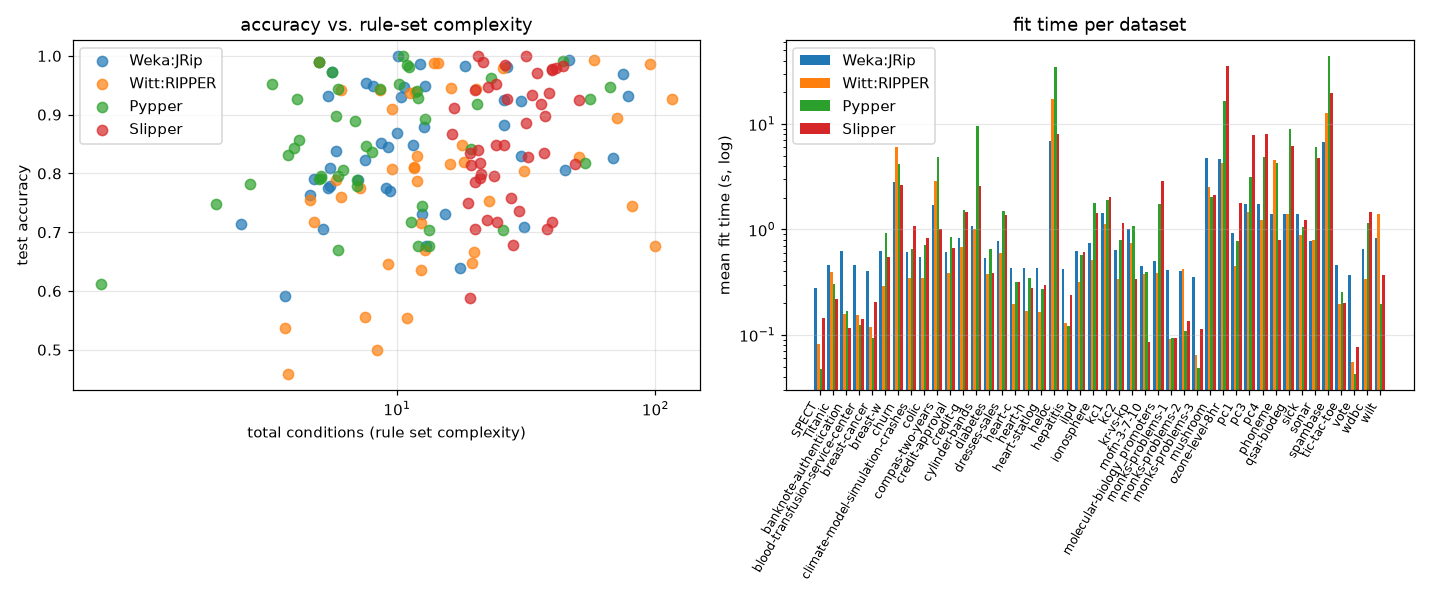

Write the Python code that produced this figure.
"""
examples/demo_ripper_comparison.py
===================================

Four RIPPER-family rule learners (Slipper included -- Cohen & Singer's
own confidence-rated-boosting follow-up to RIPPER, not a separate
family), cross-validated
through `pyrulearn.experiments.runner.run_cv` (shared per-fold
binarization, per-fit timeout, uniform measurement, fold caching) on
every small/medium binary dataset in `pyrulearn.experiments.catalog`
(44 of them, by default -- `--datasets` widens or narrows the selection,
e.g. to `small,medium` for 83 datasets including multi-class, or `all`
for the full 100-dataset catalog, sized for a strong machine running
overnight rather than a quick check) -- this demo picks the learners,
the datasets, and what to report; everything else is the shared
infrastructure:

- **Weka:JRip**   -- Weka's `weka.classifiers.rules.JRip`, via
                     `pyrulearn.interfaces.weka.WekaJRip` (subprocess,
                     needs a local Weka install -- see `WEKA_JAR`/
                     `WEKA_JAVA` below).
- **Witt:RIPPER** -- the `wittgenstein` package's RIPPER, via
                     `pyrulearn.interfaces.wittgenstein.WittRIPPER`.
                     Natively binary; the local subclass below overrides
                     `_default_model` so `fit(data)` (as `run_cv` always
                     calls it, no `model=`) auto-dispatches to
                     `ConceptModel` for a binary target or `ConceptSet`
                     (one-vs-rest) for multi-class, so one learner
                     instance handles every dataset here.
- **Pypper**      -- pyrulearn's own RIPPER re-implementation
                     (`pyrulearn.learners.seco.Pypper`): IREP* growth/
                     pruning plus `ReplaceReviseOptimization`, per class
                     inside a least-frequent-first ordered decomposition.
- **Slipper**     -- pyrulearn's own SLIPPER (Cohen & Singer, 1999):
                     confidence-rated boosting of rules
                     (`pyrulearn.learners.boosting.Slipper`).

`IMod:Slipper` (`imodels`' `SlipperClassifier`, `pyrulearn.interfaces.
imodels.IModSlipper` -- despite the name, a different algorithm from the
native `Slipper` above, see its own docstring) is deliberately **not**
in that main comparison: `run_preliminary_slipper_check` fits it against
the native `Slipper` on `PRELIM_DATASETS` (a handful of small, few-
feature datasets, so this check itself stays quick) first, and its
result -- consistently much slower, for no accuracy gain (on a couple of
sampled larger datasets it was 20-60x slower than every other learner
here, once timing out outright at a 60s budget on a plain 1,000-row
dataset) -- is the report's own argument for excluding it, not an
unexplained absence. It's binary-only regardless (see `IModSlipper`'s
docstring), so it would have needed dropping from any multi-class run
anyway.

All four main-comparison learners see the identical per-fold
`BooleanDataRepresentation` (`build_dataspec`/`binarize`, `MAX_INTERVALS`
discretization) -- no learner here gets the raw, non-binarized data.
That comparison (a learner's own intrinsic numeric handling vs. our
discretization) is a deliberately separate, later demo
(`examples/REVISION_PLAN.md`'s comparison (e)); this one used to also
run Weka JRip on raw data (`jrip_native`) as a preview of that, which is
why the two are related but no longer why they're the same script.

Run: `python examples/demo_ripper_comparison.py` (needs Weka installed
at `WEKA_JAR`/`WEKA_JAVA` below, plus the `experiments`, `wittgenstein`
and `imodels` extras).
"""

from __future__ import annotations

import os
from typing import Optional

import numpy as np

from pyrulearn.experiments.catalog import Catalog
from pyrulearn.experiments.report import render_results_table, render_setup_section
from pyrulearn.experiments.runner import run_cv
from pyrulearn.experiments.stats import critical_difference_diagram, mean_rank
from pyrulearn.interfaces.imodels import IModSlipper
from pyrulearn.interfaces.weka import WekaJRip
from pyrulearn.interfaces.wittgenstein import WittRIPPER as _WittRIPPERBase
from pyrulearn.learners.boosting import Slipper
from pyrulearn.learners.seco import Pypper
from pyrulearn.models import ConceptModel, ConceptSet

WEKA_JAVA = r"C:\Program Files\Weka-3-8-7\jre\jre-25.0.2-full\bin\java.exe"
WEKA_JAR = r"C:\Program Files\Weka-3-8-7\weka.jar"

RANDOM_STATE = 0
N_FOLDS = 10             # cheap now that IMod:Slipper -- the one slow learner -- is out of the main run
MAX_INTERVALS = 6        # numeric-feature discretization (build_dataspec)
FIT_TIMEOUT = 180.0      # seconds, per (dataset, fold, learner) -- Weka's JVM startup included

# Slipper vs. IMod:Slipper preliminary check -- see run_preliminary_slipper_check().
# Small, low-feature-count datasets (feature count, not row count, is
# what made IMod:Slipper slow in testing -- e.g. it took ~19s/fit on the
# 208-row but 60-numeric-attribute `sonar`, vs. ~5s/fit on the larger but
# 19-attribute `hepatitis`), so this stays quick even though IMod:Slipper
# is in it.
PRELIM_DATASETS = ["breast-cancer", "heart-statlog", "hepatitis", "vote"]
PRELIM_FOLDS = 3
PRELIM_TIMEOUT = 90.0

HERE = os.path.dirname(__file__)
REPORT_PATH = os.path.join(HERE, "demo_ripper_comparison_report.md")
PLOT_PATH = os.path.join(HERE, "demo_ripper_comparison.png")
CD_PLOT_PATH = os.path.join(HERE, "demo_ripper_comparison_cd.png")
CACHE_DIR = os.path.join(HERE, "_ripper_comparison_cache")

# Default: every small/medium (<=10,000 rows) binary dataset in the
# catalog -- 44 of them as of this writing (25 small + 19 medium; see
# Catalog.default().summary()). --datasets overrides this, e.g.
# '--datasets small,medium' (83, binary and multi-class both --
# exercises Witt:RIPPER's multi-class dispatch) or '--datasets all'
# (100 -- includes >10,000-row datasets, an overnight-on-a-strong-
# machine run, not a quick one).
DEFAULT_DATASETS_SPEC = "binary,small,medium"


def _build_description(datasets, prelim_verdict: str) -> str:
    n_binary = sum(1 for d in datasets if d.task == "binary")
    n_multiclass = len(datasets) - n_binary
    dataset_count = (f"{len(datasets)} binary" if n_multiclass == 0
                    else f"{n_binary} binary and {n_multiclass} multi-class")
    return f"""\
Four RIPPER-family rule learners -- Weka:JRip, Witt:RIPPER,
Pypper, Slipper -- compared on {dataset_count} datasets from
`pyrulearn.experiments.catalog`
(default: {DEFAULT_DATASETS_SPEC!r}; `--datasets` overrides the selection,
e.g. 'small,medium' or 'all' -- see the module docstring for what those add).

A fifth, IMod:Slipper (`imodels`' SlipperClassifier), is checked
separately first against the native Slipper on a handful of small,
low-feature-count datasets, then left out of the main comparison below --
see "Why IMod:Slipper isn't in the main comparison". {prelim_verdict}

Protocol: `{N_FOLDS}`-fold stratified cross-validation
(`pyrulearn.experiments.runner.run_cv`), one `DataSpec` per training fold
(`build_dataspec(max_intervals={MAX_INTERVALS})`), the test fold binarized
against that same `DataSpec` -- every learner sees the identical
Boolean feature matrix per fold, so differences reflect the algorithms,
not the data preparation. Each fit is capped at {FIT_TIMEOUT:.0f}s; a
timeout or an exception is recorded as a failure, not fatal to the run.

Measures: test accuracy, rule count, total condition count, fit time
(seconds, JVM startup included for Weka:JRip). Witt:RIPPER auto-dispatches
one-vs-rest for multi-class (see the module docstring); every other
learner handles multi-class natively.
"""


class WittRIPPER(_WittRIPPERBase):
    """`WittRIPPER`, but `fit(data)` with no `model=` (as `run_cv` always
    calls it) picks `ConceptModel` for a binary target, `ConceptSet`
    (one-vs-rest) for multi-class -- see the module docstring."""

    def _default_model(self, data) -> type:
        return ConceptModel if len(np.unique(np.asarray(data.y))) <= 2 else ConceptSet


def build_learners():
    return [
        WekaJRip(jar=WEKA_JAR, java=WEKA_JAVA),
        WittRIPPER(random_state=RANDOM_STATE),
        Pypper(random_state=RANDOM_STATE),
        Slipper(random_state=RANDOM_STATE),
    ]


LEARNER_ORDER = ["Weka:JRip", "Witt:RIPPER", "Pypper", "Slipper"]
COLORS = dict(zip(LEARNER_ORDER, ["tab:blue", "tab:orange", "tab:green", "tab:red"]))


def select_datasets(spec: Optional[str] = None):
    return Catalog.default().parse(spec or DEFAULT_DATASETS_SPEC, random_state=RANDOM_STATE)


def run_preliminary_slipper_check():
    """Fits the native `Slipper` against `IMod:Slipper` on
    `PRELIM_DATASETS`, and returns `(results, verdict)` -- `results` the
    usual long-format `run_cv` table (just these two learners, these
    datasets), `verdict` a plain-English sentence built from the actual
    numbers (never a canned claim) comparing their mean accuracy and
    mean fit time, for both the report and the module `DESCRIPTION`.
    """
    datasets = Catalog.default().select(names=PRELIM_DATASETS)
    results = run_cv([Slipper(random_state=RANDOM_STATE), IModSlipper(random_state=RANDOM_STATE)],
                     datasets, n_folds=PRELIM_FOLDS, fit_timeout=PRELIM_TIMEOUT,
                     max_intervals=MAX_INTERVALS, random_state=RANDOM_STATE, cache_dir=CACHE_DIR)
    by_learner = results.groupby("learner").agg(accuracy=("accuracy", "mean"), fit_time=("fit_time", "mean"))
    slipper, imod = by_learner.loc["Slipper"], by_learner.loc["IMod:Slipper"]
    ratio = imod["fit_time"] / slipper["fit_time"] if slipper["fit_time"] else float("inf")
    acc_cmp = ("no more accurate" if imod["accuracy"] <= slipper["accuracy"] else "more accurate")
    verdict = (
        f"Across {len(datasets)} datasets ({PRELIM_FOLDS}-fold), IMod:Slipper was {acc_cmp} than "
        f"Slipper (mean accuracy {imod['accuracy']:.3f} vs. {slipper['accuracy']:.3f}) while taking "
        f"{ratio:.0f}x as long per fit ({imod['fit_time']:.2f}s vs. {slipper['fit_time']:.2f}s, mean) "
        f"-- not worth its cost at the scale of the main comparison below."
    )
    return results, verdict


def write_report(results, datasets, prelim_results, prelim_verdict: str) -> None:
    task_by_name = {d.name: d.task for d in datasets}
    results = results.copy()
    results["conds_per_rule"] = results["n_conditions"] / results["n_rules"]

    lines = ["# RIPPER-family comparison: Weka:JRip / Witt:RIPPER / Pypper / Slipper\n\n"]
    lines.append(render_setup_section(_build_description(datasets, prelim_verdict)))
    lines.append(f"![accuracy vs. complexity, fit time per dataset]({os.path.basename(PLOT_PATH)})\n\n")
    lines.append(f"![critical-difference diagram (accuracy)]({os.path.basename(CD_PLOT_PATH)})\n\n")

    lines.append("## Why IMod:Slipper isn't in the main comparison\n\n")
    lines.append(f"{prelim_verdict}\n\n")
    lines.append(render_results_table(prelim_results, ["accuracy", "fit_time"], group_by="learner"))
    lines.append("\n")

    lines.append("## Per-dataset results (mean across folds)\n\n")
    lines.append(render_results_table(
        results, ["accuracy", "n_rules", "n_conditions", "conds_per_rule", "fit_time"]))
    lines.append("\n")

    lines.append("## Mean ranks (accuracy, failures tied for last)\n\n")
    ranks = mean_rank(results, "accuracy")
    lines.append("| learner | mean rank |\n|---|--:|\n")
    for learner, rank in ranks.items():
        lines.append(f"| {learner} | {rank:.2f} |\n")
    lines.append("\n")

    binary_names = {d.name for d in datasets if task_by_name.get(d.name) == "binary"}
    multiclass_names = {d.name for d in datasets if task_by_name.get(d.name) == "multiclass"}
    if binary_names and multiclass_names:  # only worth a section when the run actually mixes both
        lines.append("## Mean accuracy by target type\n\n")
        lines.append("| learner | binary | multi-class |\n|---|--:|--:|\n")
        for learner in LEARNER_ORDER:
            sub = results[results["learner"] == learner]
            bin_acc = sub[sub["dataset"].isin(binary_names)]["accuracy"].mean()
            multi_acc = sub[sub["dataset"].isin(multiclass_names)]["accuracy"].mean()
            fmt = lambda v: f"{v:.3f}" if v == v else "n/a"  # noqa: E731 -- v == v is False for NaN
            lines.append(f"| {learner} | {fmt(bin_acc)} | {fmt(multi_acc)} |\n")

    with open(REPORT_PATH, "w", encoding="utf-8") as f:
        f.writelines(lines)
    print(f"Report -> {REPORT_PATH}")


def write_plots(results) -> None:
    try:
        import matplotlib
        matplotlib.use("Agg")
        import matplotlib.pyplot as plt
    except ImportError:
        return

    per_pair = results.groupby(["dataset", "learner"], as_index=False).mean(numeric_only=True)

    fig, (ax1, ax2) = plt.subplots(1, 2, figsize=(13, 5.5))
    for learner in LEARNER_ORDER:
        sub = per_pair[per_pair["learner"] == learner].dropna(subset=["accuracy"])
        if len(sub):
            ax1.scatter(sub["n_conditions"], sub["accuracy"], label=learner,
                       color=COLORS[learner], alpha=0.7, s=45)
    ax1.set_xlabel("total conditions (rule set complexity)")
    ax1.set_ylabel("test accuracy")
    ax1.set_title("accuracy vs. rule-set complexity")
    ax1.set_xscale("symlog")
    ax1.legend()
    ax1.grid(alpha=0.3)

    names = sorted(per_pair["dataset"].unique())
    x = np.arange(len(names))
    w = 0.8 / len(LEARNER_ORDER)
    for i, learner in enumerate(LEARNER_ORDER):
        sub = per_pair[per_pair["learner"] == learner].set_index("dataset")
        ts = [sub["fit_time"].get(n, np.nan) for n in names]
        ax2.bar(x + (i - (len(LEARNER_ORDER) - 1) / 2) * w, ts, w, label=learner, color=COLORS[learner])
    ax2.set_yscale("log")
    ax2.set_ylabel("mean fit time (s, log)")
    ax2.set_title("fit time per dataset")
    ax2.set_xticks(x)
    ax2.set_xticklabels(names, rotation=60, ha="right", fontsize=8)
    ax2.legend()
    ax2.grid(alpha=0.3, axis="y")

    fig.tight_layout()
    fig.savefig(PLOT_PATH, dpi=110)
    plt.close(fig)
    print(f"Plot   -> {PLOT_PATH}")

    try:
        ax = critical_difference_diagram(results, "accuracy")
        ax.figure.tight_layout()
        ax.figure.savefig(CD_PLOT_PATH, dpi=110)
        plt.close(ax.figure)
        print(f"Plot   -> {CD_PLOT_PATH}")
    except Exception as e:  # noqa: BLE001 -- a plot failure shouldn't sink the rest of the report
        print(f"Critical-difference diagram skipped: {type(e).__name__}: {e}")


def main(datasets_spec: Optional[str] = None) -> None:
    print("Preliminary check: Slipper vs. IMod:Slipper ...")
    prelim_results, prelim_verdict = run_preliminary_slipper_check()
    print(prelim_verdict)

    datasets = select_datasets(datasets_spec)
    results = run_cv(build_learners(), datasets, n_folds=N_FOLDS, fit_timeout=FIT_TIMEOUT,
                     max_intervals=MAX_INTERVALS, random_state=RANDOM_STATE, cache_dir=CACHE_DIR)
    write_report(results, datasets, prelim_results, prelim_verdict)
    write_plots(results)


if __name__ == "__main__":
    import argparse

    parser = argparse.ArgumentParser(description=__doc__)
    parser.add_argument("--datasets", default=None,
                        help=f"Catalog.parse() spec overriding the default {DEFAULT_DATASETS_SPEC!r} "
                             "(44 datasets), e.g. 'small,medium' (83, binary and multi-class), "
                             "'all' (100 -- an overnight run) or 'vote,mushroom'")
    args = parser.parse_args()
    main(args.datasets)
